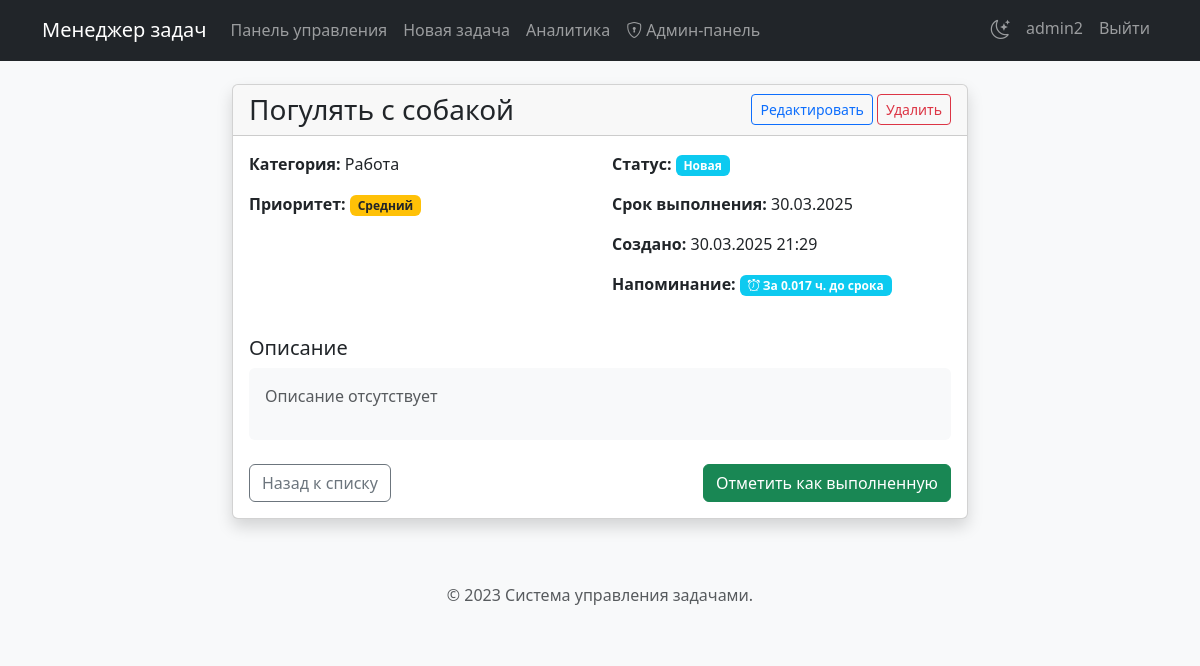
The app's page /task/1 (signed in) with its own data.
### tables this page shows
CREATE TABLE tasks (
        id INTEGER PRIMARY KEY,
        user_id INTEGER NOT NULL,
        title TEXT NOT NULL,
        description TEXT,
        category TEXT,
        priority TEXT,
        due_date DATE,
        status TEXT DEFAULT "Новая",
        created_at TIMESTAMP DEFAULT CURRENT_TIMESTAMP,
        send_reminder BOOLEAN DEFAULT 0,
        reminder_time INTEGER DEFAULT 24,
        FOREIGN KEY (user_id) REFERENCES users (id)
    );

### app.py (the view)
@app.route('/task/<int:task_id>')
def view_task(task_id):
    if 'user_id' not in session:
        return redirect(url_for('login'))
    conn = sqlite3.connect('tasks.db')
    c = conn.cursor()
    c.execute(
        """
    SELECT id, title, description, category, priority, due_date, status, created_at,
           send_reminder, reminder_time
    FROM tasks
    WHERE id = ? AND user_id = ?
    """, (task_id, session['user_id']))
    task = c.fetchone()
    conn.close()
    if not task:
        flash('Задача не найдена!')
        return redirect(url_for('dashboard'))
    return render_template('view_task.html', task=task, format_datetime=format_datetime)

### app.py (called while the page is built)
def format_datetime(dt, user_timezone=None):
    if not dt:
        return None
    if not user_timezone:
        user_timezone = session.get('timezone', 'Europe/Moscow')
    if isinstance(dt, str):
        try:
            dt = datetime.strptime(dt, '%Y-%m-%d %H:%M:%S')
        except ValueError:
            try:
                dt = datetime.strptime(dt, '%Y-%m-%d')
                return dt.strftime('%d.%m.%Y')
            except ValueError:
                return dt
    try:
        if dt.tzinfo is None:
            utc_tz = timezone('UTC')
            dt = utc_tz.localize(dt)
        local_tz = timezone(user_timezone)
        dt = dt.astimezone(local_tz)
        return dt.strftime('%d.%m.%Y %H:%M')
    except Exception as e:
        logger.error(f"Error formatting datetime: {e}")
        return str(dt)

### templates/view_task.html (shortened to what this page needs)
{% extends 'base.html' %}
{% block content %}
<div class="row justify-content-center">
    <div class="col-md-8">
        <div class="card shadow">
            <div class="card-header d-flex justify-content-between align-items-center">
                <h3 class="m-0">{{ task[1] }}</h3>
                <div>
                    <a href="{{ url_for('edit_task', task_id=task[0]) }}" class="btn btn-outline-primary btn-sm">Редактировать</a>
                    <button class="btn btn-outline-danger btn-sm" data-bs-toggle="modal" data-bs-target="#deleteModal">Удалить</button>
                </div>
            </div>
            <div class="card-body">
                <div class="row mb-4">
                    <div class="col-md-6">
                        <p><strong>Категория:</strong> {{ task[3] }}</p>
                        <p><strong>Приоритет:</strong>
                            <span class="badge {% if task[4] == 'Высокий' %}bg-danger{% elif task[4] == 'Средний' %}bg-warning text-dark{% elif task[4] == 'Низкий' %}bg-success{% else %}bg-secondary{% endif %}">
                                {{ task[4] }}
                            </span>
                        </p>
                    </div>
                    <div class="col-md-6">
                        <p><strong>Статус:</strong>
                            <span class="badge {% if task[6] == 'Новая' %}bg-info{% elif task[6] == 'В процессе' %}bg-primary{% elif task[6] == 'Завершена' %}bg-success{% else %}bg-secondary{% endif %}">
                                {{ task[6] }}
                            </span>
                        </p>
                        {% if task[5] %}
                        <p><strong>Срок выполнения:</strong> {{ format_datetime(task[5], session.get('timezone')) }}</p>
                        {% else %}
                        <p><strong>Срок выполнения:</strong> Не указан</p>
                        {% endif %}
                        <p><strong>Создано:</strong> {{ format_datetime(task[7], session.get('timezone')) }}</p>
                        {% if task[8] %}
                        <p>
                            <strong>Напоминание:</strong>
                            <span class="badge bg-info">
                                <i class="bi bi-alarm"></i> За {{ task[9] }} ч. до срока
                            </span>
                        </p>
                        {% endif %}
                    </div>
                </div>
                <h5>Описание</h5>
                <div class="p-3 bg-light rounded mb-4">
                    {% if task[2] %}
                    <p>{{ task[2] | replace('\n', '<br>') | safe }}</p>
                    {% else %}
                    <p class="text-muted">Описание отсутствует</p>
                    {% endif %}
                </div>
                <div class="d-flex justify-content-between">
                    <a href="{{ url_for('dashboard') }}" class="btn btn-outline-secondary">Назад к списку</a>
                    {% if task[6] != 'Завершена' %}
                    <form action="{{ url_for('edit_task', task_id=task[0]) }}" method="POST">
                        <button type="submit" class="btn btn-success">Отметить как выполненную</button>
                    </form>
                    {% endif %}
                </div>
            </div>
        </div>
    </div>
</div>
{% endblock %}

### templates/base.html (style rules this page uses)
body { padding-top: 60px; background-color: #f8f9fa; }

### records on screen
tasks: title "Погулять с собакой", category "Работа", priority "Средний", status "Новая", due_date "30.03.2025", created_at "30.03.2025 21:29", reminder_time "0.017"

### other values on screen
{{ session['username'] }} "admin2"
